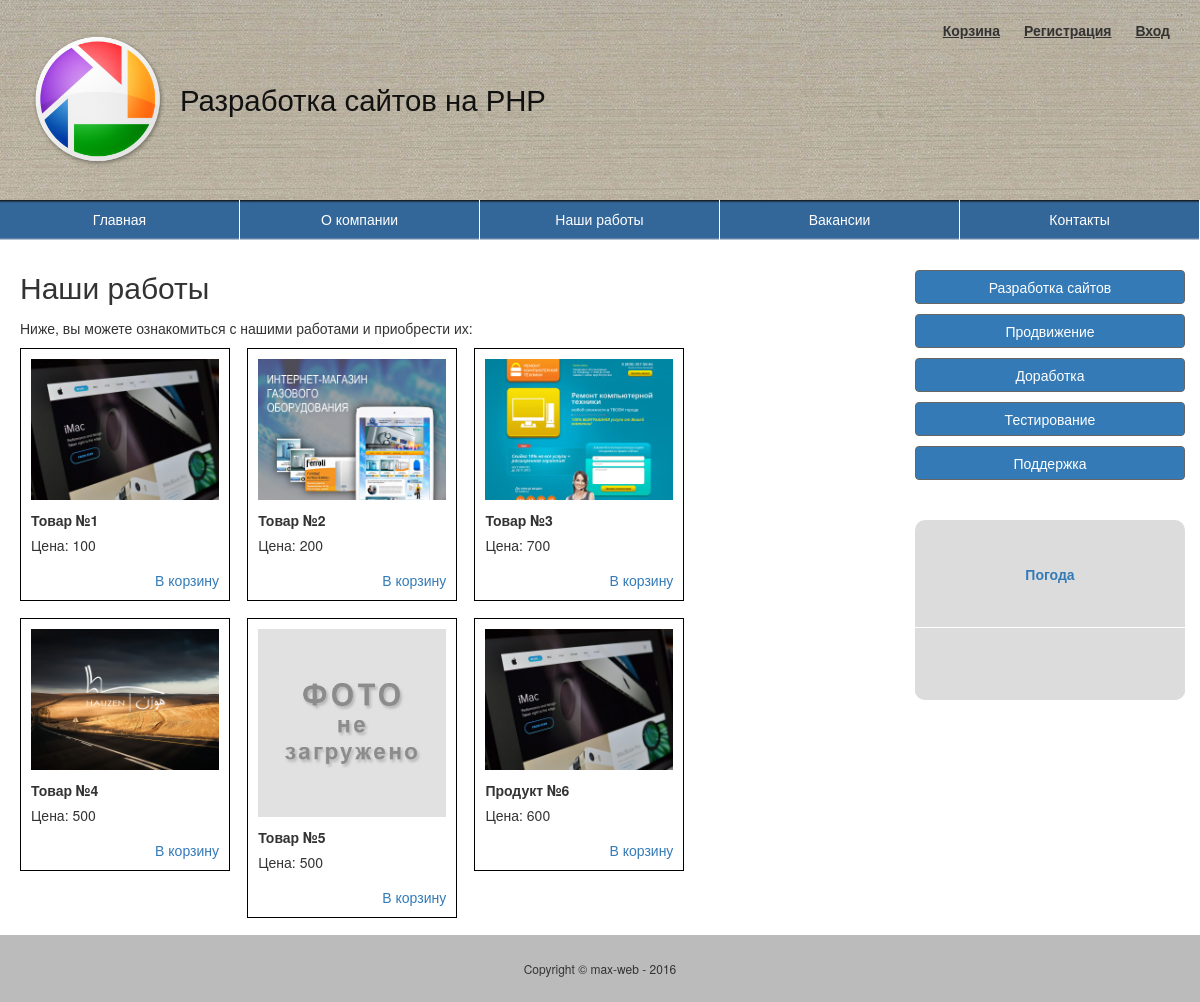
The app's page /works.php, older data.
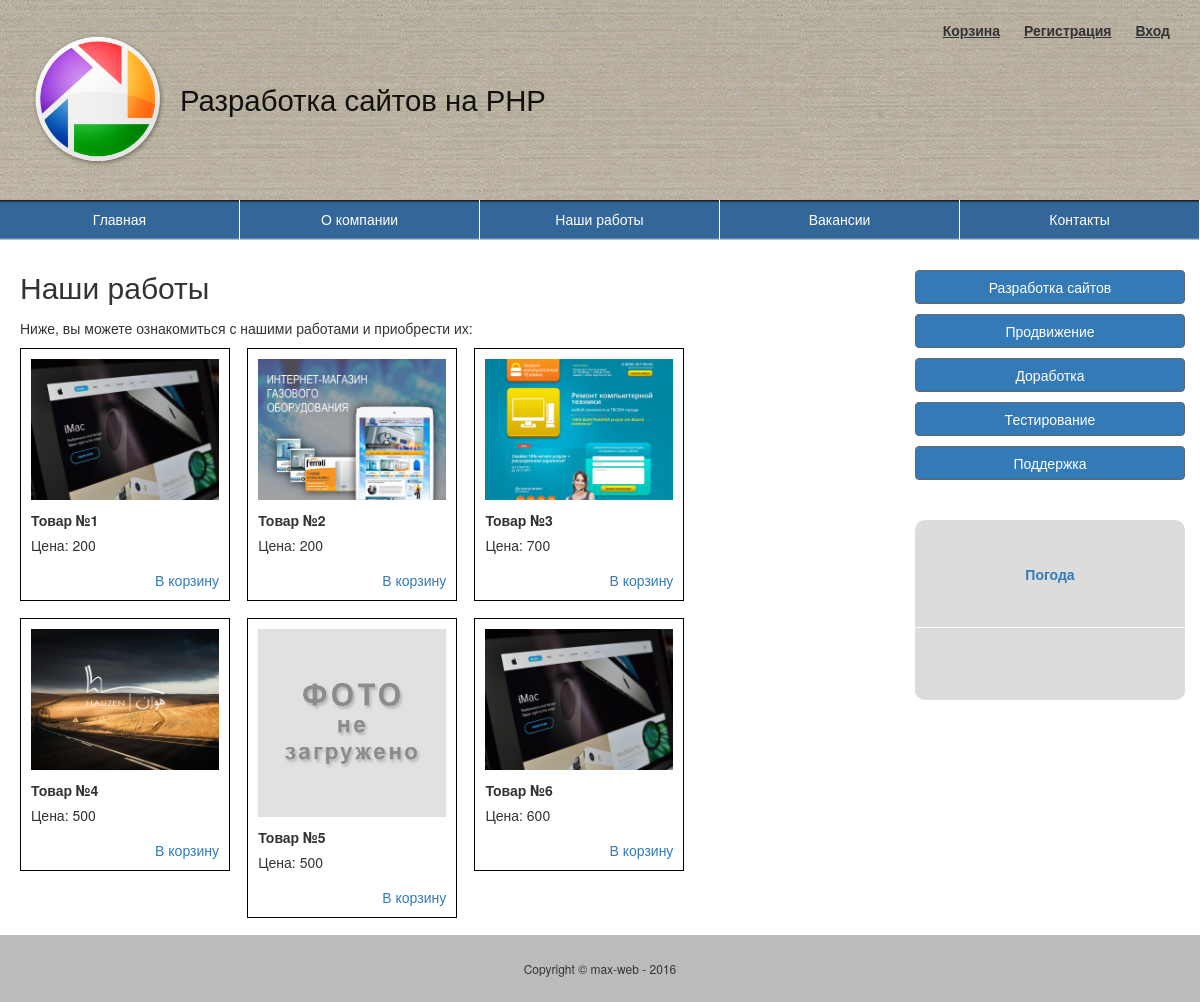
The same page, newer data.
### tables this page shows
CREATE TABLE IF NOT EXISTS `products` (
  `id` int(11) NOT NULL AUTO_INCREMENT,
  `name` tinytext NOT NULL,
  `body` text NOT NULL,
  `picture` tinytext NOT NULL,
  `price` tinytext NOT NULL,
  `cat_id` int(11) NOT NULL,
  `vip` int(11) NOT NULL,
  `showhide` enum('show','hide') NOT NULL DEFAULT 'show',
  `product_code` int(11) NOT NULL,
  `user_id` int(11) NOT NULL,
  `putdate` date NOT NULL,
  PRIMARY KEY (`id`)
);

### works.php (the view, shortened to what this page needs)
<?
	require_once ('templates/top.php');
?>
	<h2>Наши работы</h2>
	<div class="content">
		<p>
		Ниже, вы можете ознакомиться с нашими работами и приобрести их:
		</p>
<?
	$query="SELECT * FROM products WHERE showhide='show'";
	$res=mysql_query($query);
	while ($row=mysql_fetch_array($res)){
		echo "<div class='works'><div class='works_content'>";
		echo "<img src='/media/uploads/".$row['picture']."'/>";
		echo "<div class='works_name'>".$row['name']."</div>";
		echo "<div class='works_price'>Цена: ".$row['price']."</div>";
		echo "<div class='works_basket'><a href='addcard.php?id=".$row['id']."'>В корзину</a></div>";
		echo "</div></div>";
	}
?>
	</div>
<? require_once ('templates/bottom.php'); ?>

### templates/top.php (shortened to what this page needs)
<!Doctype>
<html>
	<head>
		<link type="text/css" rel="stylesheet" href="media/bootstrap/css/bootstrap.min.css" />
		<link type="text/css" rel="stylesheet" href="media/css/style.css" />
	</head>
	<body>
	<div class="wrapper">
		<div class="header">
			<a href="/">
				<img src="media/img/logo.png" class="logo" />
			</a>
			<div class="auth">
				<a href="basket.php">Корзина</a>
				<?php if ($_SESSION['id']) { ?>
					<a href="logout.php">Выход</a>
				<?php } else { ?>
					<a href="register.php">Регистрация</a>
					<a href="login.php">Вход</a>
				<?php } ?>
			</div>
			<h1 class="logotext">Разработка сайтов на PHP</h1>
		</div>
		<nav class="topmenu">
			<a href="/">Главная</a>
			<a href="index.php?url=about_company">О компании</a>
			<a href="works.php">Наши работы</a>
			<a href="index.php?url=vacancy">Вакансии</a>
			<a href="index.php?url=contacts">Контакты</a>
		</nav>
		<div class="main">
			<div class="col-md-9">

### templates/bottom.php (shortened to what this page needs)
			</div>
			<div class="col-md-3">
				<a href="index.php?url=development" class="btn btn-primary btn-block">Разработка сайтов</a>
				<a href="index.php?url=promotion" class="btn btn-primary btn-block">Продвижение</a>
				<a href="index.php?url=rework" class="btn btn-primary btn-block">Доработка</a>
				<a href="index.php?url=testing" class="btn btn-primary btn-block">Тестирование</a>
				<a href="index.php?url=support" class="btn btn-primary btn-block">Поддержка</a>
				<div>
					<table class="my_table0" width="100%" height="180">
					<tr><td class="my_table1_td1"><a href="http://6.pogoda.by/26850" target="_blank">Погода</a></td></tr>
					<tr><td>
					<table class="my_table1" width="100%" height="100%"><tr><td>
					</td></tr>
					</table>
					</td></tr>
					</table>
					<br />
				</div>
			</div>
		</div>
	</div>
		<div class="footer">
		Copyright &copy; max-web - 2016
		</div>
	</body>
</html>

### media/css/style.css (style rules this page uses)
html, body { margin: 0; padding: 0; height: 100%; }
h2 { margin-top: 0px; padding: 0 5px 0 5px; }
.wrapper { min-height: 100%; }
.header { background: url("../img/fon.jpg"); height: 200px; }
.logo { float: left; height: 140px; margin: 30px 0 0 30px; }
.logotext { float: left; margin: 85px 0 0 10px; font-family: arial; font-size: 22pt; color: #111111; }
.auth { float: right; margin: 20px 30px 0 0; }
.auth a { padding-left: 20px; font-weight: bold; color: #333; text-decoration: underline; }
.topmenu { display: -moz -box; display: -webkit -flex; display: flex; width: 100%; text-align: center; margin: 0 auto; background: #336699; background: linear-gradient(to bottom, #111 0%, #336699 7%, #336699 95%, #ddd 100%); }
.topmenu a { height: 40px; display: block; -moz -box -flex: 1; -webkit -flex: 1; flex: 1; padding: 10px; font-family: arial; text-align: center; text-decoration: none; color: white; border-right: white solid 1px; }
.main { margin-top: 30px; padding-bottom: 107px; }
.content { padding: 5px 5px 15px 5px; }
.content p { text-align: justify; }
.footer { padding-top: 25px; padding-bottom: 25px; background: #bbbbbb; text-align: center; font-size: 12px; margin-top: 0px; position: relative; margin-top: -67px; height: 67px; clear:both; }
.my_table0 { margin: 40px 0 20px 0; background: #dcdcdc; font-size: 14px; border-radius: 10px; }
.my_table1 { background: #dcdcdc; font-size: 14px; border-radius: 10px; margin: 10px 0 10px 0; }
.my_table1 td { padding-left: 7px; }
.my_table1_td1 { text-align: center; font-weight: bold; padding: 5px 0 5px 0; border-bottom: #fff solid 1px; }
.btn-primary { margin-bottom: 10px; border: 1px solid #666; }
.works { float: left; width: 31%; min-width: 180px; max-width: 210px; border: 1px solid #000; margin: 0 2% 2% 0%; }
.works img { width: 100%; }
.works_content { padding: 10px; }
.works_name { font-weight: bold; padding-top: 10px; }
.works_price { padding-top: 5px; }
.works_basket { padding-top: 15px; text-align: right; color: red; }

Row changes from the older to the newer data that the page shows:
changed products "Товар №1": price "100" → "200"
changed products: name "Продукт №6" → "Товар №6"
